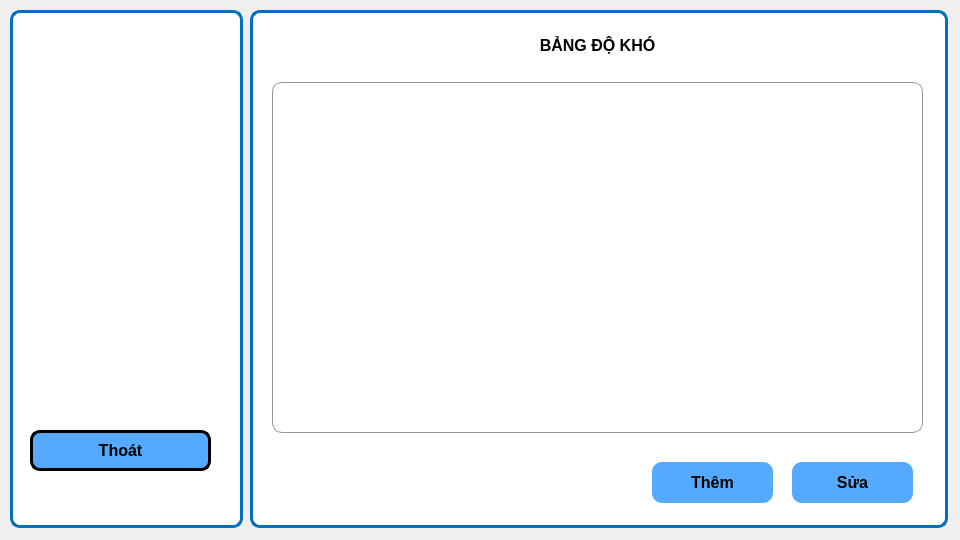
<?xml version="1.0" encoding="UTF-8"?>
<ui version="4.0">
 <class>man_hinh_bang_do_kho</class>
 <widget class="QWidget" name="man_hinh_bang_do_kho">
  <property name="geometry">
   <rect>
    <x>0</x>
    <y>0</y>
    <width>960</width>
    <height>540</height>
   </rect>
  </property>
  <property name="windowTitle">
   <string>Form</string>
  </property>
  <widget class="QGroupBox" name="groupBox">
   <property name="geometry">
    <rect>
     <x>10</x>
     <y>10</y>
     <width>233</width>
     <height>518</height>
    </rect>
   </property>
   <property name="styleSheet">
    <string notr="true">border: 3px solid rgb(0, 112, 192);
background-color: rgb(255, 255, 255);
border-radius: 10px</string>
   </property>
   <property name="title">
    <string/>
   </property>
   <widget class="QGroupBox" name="groupBox_4">
    <property name="geometry">
     <rect>
      <x>10</x>
      <y>10</y>
      <width>207</width>
      <height>231</height>
     </rect>
    </property>
    <property name="styleSheet">
     <string notr="true">border: None;
</string>
    </property>
    <property name="title">
     <string/>
    </property>
    <widget class="QGroupBox" name="groupBox_9">
     <property name="geometry">
      <rect>
       <x>10</x>
       <y>190</y>
       <width>207</width>
       <height>101</height>
      </rect>
     </property>
     <property name="styleSheet">
      <string notr="true">border: None;</string>
     </property>
     <property name="title">
      <string/>
     </property>
    </widget>
   </widget>
   <widget class="QPushButton" name="thoat">
    <property name="geometry">
     <rect>
      <x>20</x>
      <y>420</y>
      <width>181</width>
      <height>41</height>
     </rect>
    </property>
    <property name="sizePolicy">
     <sizepolicy hsizetype="Fixed" vsizetype="Fixed">
      <horstretch>0</horstretch>
      <verstretch>0</verstretch>
     </sizepolicy>
    </property>
    <property name="font">
     <font>
      <family>Tahoma</family>
      <pointsize>12</pointsize>
      <bold>true</bold>
     </font>
    </property>
    <property name="styleSheet">
     <string notr="true">border: 3px solid rgb(0,0,0);
background-color: rgb(85, 170, 255);</string>
    </property>
    <property name="text">
     <string>Thoát</string>
    </property>
    <property name="icon">
     <iconset>
      <normalon>../../icon/exit.png</normalon>
     </iconset>
    </property>
   </widget>
  </widget>
  <widget class="QGroupBox" name="groupBox_2">
   <property name="geometry">
    <rect>
     <x>250</x>
     <y>10</y>
     <width>698</width>
     <height>518</height>
    </rect>
   </property>
   <property name="styleSheet">
    <string notr="true">border: 3px solid rgb(0, 112, 192);
background-color: rgb(255, 255, 255);
border-radius: 10px</string>
   </property>
   <property name="title">
    <string/>
   </property>
   <layout class="QVBoxLayout" name="verticalLayout" stretch="0">
    <item>
     <widget class="QGroupBox" name="groupBox_3">
      <property name="styleSheet">
       <string notr="true">border: None;</string>
      </property>
      <property name="title">
       <string/>
      </property>
      <widget class="QGroupBox" name="groupBox_7">
       <property name="geometry">
        <rect>
         <x>170</x>
         <y>420</y>
         <width>511</width>
         <height>81</height>
        </rect>
       </property>
       <property name="title">
        <string/>
       </property>
       <widget class="QPushButton" name="them">
        <property name="geometry">
         <rect>
          <x>220</x>
          <y>20</y>
          <width>121</width>
          <height>41</height>
         </rect>
        </property>
        <property name="font">
         <font>
          <family>Tahoma</family>
          <pointsize>12</pointsize>
          <bold>true</bold>
         </font>
        </property>
        <property name="styleSheet">
         <string notr="true">background-color: rgba(46, 82, 101, 200);
background-color: rgb(85, 170, 255);</string>
        </property>
        <property name="text">
         <string>Thêm</string>
        </property>
        <property name="icon">
         <iconset>
          <normalon>../../icon/plus (1).png</normalon>
         </iconset>
        </property>
       </widget>
       <widget class="QPushButton" name="sua">
        <property name="geometry">
         <rect>
          <x>360</x>
          <y>20</y>
          <width>121</width>
          <height>41</height>
         </rect>
        </property>
        <property name="font">
         <font>
          <family>Tahoma</family>
          <pointsize>12</pointsize>
          <bold>true</bold>
         </font>
        </property>
        <property name="styleSheet">
         <string notr="true">background-color: rgba(46, 82, 101, 200);
background-color: rgb(85, 170, 255);</string>
        </property>
        <property name="text">
         <string>Sửa</string>
        </property>
        <property name="icon">
         <iconset>
          <normalon>../../icon/fix.png</normalon>
         </iconset>
        </property>
       </widget>
      </widget>
      <widget class="QTableWidget" name="danh_sach_do_kho">
       <property name="geometry">
        <rect>
         <x>10</x>
         <y>60</y>
         <width>651</width>
         <height>351</height>
        </rect>
       </property>
       <property name="styleSheet">
        <string notr="true">border: 1px solid rgb(148, 148, 148);
border-radius: 10px</string>
       </property>
       <attribute name="verticalHeaderShowSortIndicator" stdset="0">
        <bool>false</bool>
       </attribute>
       <attribute name="verticalHeaderStretchLastSection">
        <bool>false</bool>
       </attribute>
      </widget>
      <widget class="QTextEdit" name="textEdit">
       <property name="geometry">
        <rect>
         <x>-10</x>
         <y>10</y>
         <width>691</width>
         <height>41</height>
        </rect>
       </property>
       <property name="html">
        <string>&lt;!DOCTYPE HTML PUBLIC &quot;-//W3C//DTD HTML 4.0//EN&quot; &quot;http://www.w3.org/TR/REC-html40/strict.dtd&quot;&gt;
&lt;html&gt;&lt;head&gt;&lt;meta name=&quot;qrichtext&quot; content=&quot;1&quot; /&gt;&lt;meta charset=&quot;utf-8&quot; /&gt;&lt;style type=&quot;text/css&quot;&gt;
p, li { white-space: pre-wrap; }
hr { height: 1px; border-width: 0; }
li.unchecked::marker { content: &quot;\2610&quot;; }
li.checked::marker { content: &quot;\2612&quot;; }
&lt;/style&gt;&lt;/head&gt;&lt;body style=&quot; font-family:'Segoe UI'; font-size:9pt; font-weight:400; font-style:normal;&quot;&gt;
&lt;p align=&quot;center&quot; style=&quot; margin-top:0px; margin-bottom:0px; margin-left:0px; margin-right:0px; -qt-block-indent:0; text-indent:0px;&quot;&gt;&lt;span style=&quot; font-family:'MS Shell Dlg 2'; font-size:12pt; font-weight:600;&quot;&gt;BẢNG ĐỘ KHÓ&lt;/span&gt;&lt;/p&gt;&lt;/body&gt;&lt;/html&gt;</string>
       </property>
      </widget>
     </widget>
    </item>
   </layout>
  </widget>
 </widget>
 <resources/>
 <connections/>
</ui>
